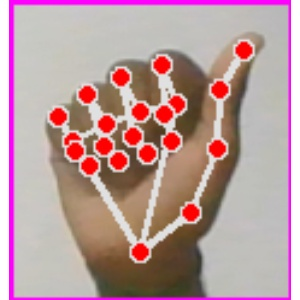
#> input picture 2/Data/A/Image_1695577684.7998803.jpg, 300 x 300 px; its folder holds only this picture in this run
$ python 2.g.py
#> lines starting #> are read from the running program, lines starting #| are printed output that depends on the picture; after the words box and inside, x2 and y2 are one past the last pixel; in counts of white or black regions, pixels touching at a corner belong together
import numpy as np
import cv2
import os

# Input and output folder paths
input_root_folder = 'Data'
output_root_folder = 'region growing/'

# Ensure the output folder exists; create it if not
if not os.path.exists(output_root_folder):
    os.makedirs(output_root_folder)


def region_growing(image, seed,threshold):
    visited = np.zeros_like(image)
    h, w = image.shape[:2]
    region = np.zeros_like(image)

    stack = [seed]
    while stack:
        x, y = stack.pop()
        if 0 <= x < h and 0 <= y < w and not visited[x, y]:
            if abs(int(image[x, y]) - int(image[seed])) < threshold:  # Adjust threshold as needed
                region[x, y] = 255
                visited[x, y] = 1
                stack.extend([(x+1, y), (x-1, y), (x, y+1), (x, y-1)])

    return region

# Function to perform linear image negation on a single image
def perform_linear_negation(input_path, output_path):
    image = cv2.imread(input_path)


    gray_image = cv2.cvtColor(image, cv2.COLOR_BGR2GRAY)

    # Seed coordinates (starting point for region growing)
    seed_point = (100, 100)

    # Set the threshold for similarity
    threshold = 20  # Adjust as needed

    # Perform region growing
    result = region_growing(gray_image, seed_point,threshold)

    # Perform adaptive thresholding


    cv2.imwrite(output_path, result)

# Recursively process images in subfolders from 'A' to 'Z'
for folder_name in os.listdir(input_root_folder):
    folder_path = os.path.join(input_root_folder, folder_name)

    # Check if it's a directory
    if os.path.isdir(folder_path):
        # Create a corresponding output folder
        output_folder = os.path.join(output_root_folder, folder_name)
        if not os.path.exists(output_folder):
            os.makedirs(output_folder)

        # Process images in the current subfolder
        for filename in os.listdir(folder_path):
            if filename.endswith('.jpg') or filename.endswith('.png'):  # Filter for image files
                input_path = os.path.join(folder_path, filename)
                output_path = os.path.join(output_folder, filename)

                # Perform the piecewise-linear transformation on the image
                perform_linear_negation(input_path, output_path)
#> in perform_linear_negation, image is the input picture: shape (300, 300, 3); mean B, G, R 154.9, 153.2, 185.3
#> in perform_linear_negation, `gray_image = cv2.cvtColor(image, cv2.COLOR_BGR2GRAY)`:
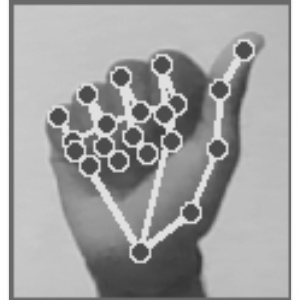
#> gray_image: shape (300, 300); min 50, max 255, mean 163
#> after the loop in region_growing, `while stack:`:
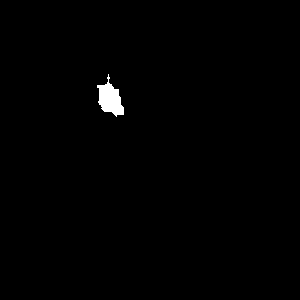
#> region: shape (300, 300); 0.68% white; 1 white region, box (x1, y1, x2, y2) and area: (97, 74, 124, 117) 613
#> after the loop in region_growing, `while stack:`: stack = []
#> pass 2 of the loop `for folder_name in os.listdir(input_root_folder):`:
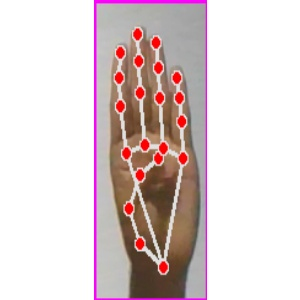
#> input picture 2/Data/B/Image_1695574336.3545885.jpg, 300 x 300 px
#> in perform_linear_negation, image is the input picture: shape (300, 300, 3); mean B, G, R 208.1, 207.8, 221.6
#> in perform_linear_negation (call 2), `gray_image = cv2.cvtColor(image, cv2.COLOR_BGR2GRAY)`:
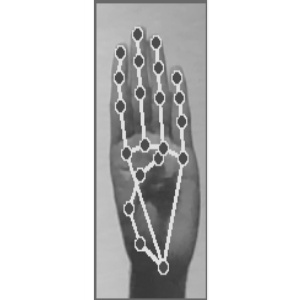
#> gray_image: shape (300, 300); min 56, max 255, mean 212
#> after the loop in region_growing (call 2), `while stack:`:
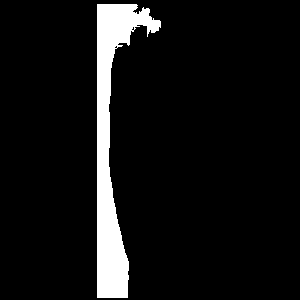
#> region: shape (300, 300); 7.4% white; 1 white region, box (x1, y1, x2, y2) and area: (97, 4, 161, 298) 6637
